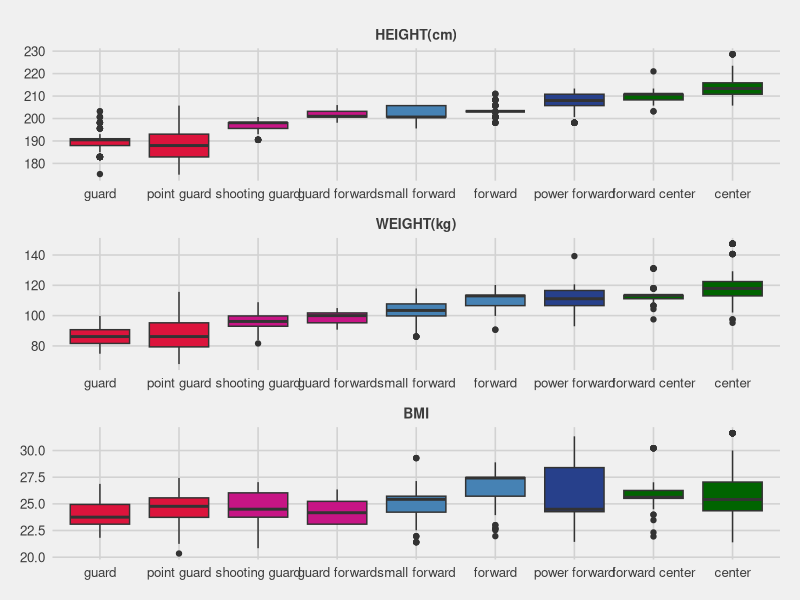
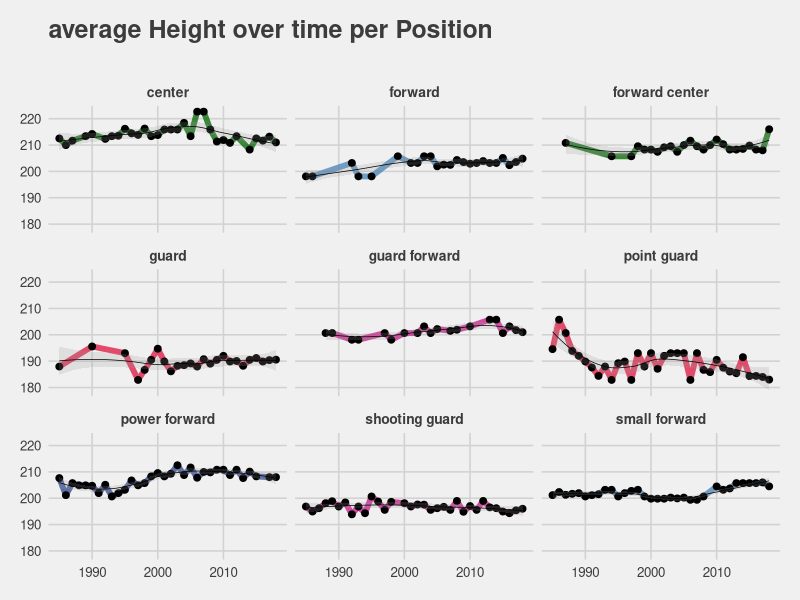

Recreate these plots in R, in order.
library(ggplot2)
library(dplyr)
library(gridExtra)
library(RColorBrewer)
library(grid)
library(ggthemes)
library(ggrepel)
library(reshape2)
library(lubridate)
library(viridis)

#df <- read.csv('../NBA_player_of_the_week.csv', sep=',', stringAsFactors=FALSE)
df<-read.csv('./NBA_player_of_the_week.csv', sep=',', stringsAsFactors=F)

east_teams <- (df %>% filter(Conference == 'East') %>% distinct(Team))$Team
west_teams <- (df %>% filter(Conference == 'West') %>% distinct(Team))$Team

missingConference <- function(conf, team){
  if(conf == ''){
    if(team %in% east_teams | team == 'Washington Bullets'){
      return('East')
    }
    else if(team %in% west_teams | team == 'Washington Bullets'){
      return('West')
    }
  }
  else{
    return(conf)
  }
}

df$Conference_2 <- mapply(missingConference, df$Conference, df$Team)

heightNum <- function(x){
  if(grepl('cm', x) == TRUE){
    return(as.numeric(gsub('cm', '', x)))
  }
  else{
    foot = as.numeric(strsplit(x, '-')[[1]][1])
    inches = as.numeric(strsplit(x, '-')[[1]][2])
    return((foot * 12 + inches) * 2.54)
  }
}

weightNum <- function(x){
  if(grepl('kg', x) == TRUE){
    return(as.numeric(gsub('kg', '', x)))
  }
  else{
    return(as.numeric(x) * 0.453592)
  }
}

df$Height2 <- sapply(df$Height, heightNum)
df$Weight2 <- sapply(df$Weight, weightNum)
df$BMI <- df$Weight2 / ((df$Height2 / 100) * (df$Height2 / 100))


pos <- c("PG", "SG", "F", "C", "SF", "PF", "G", "FC", "GF", "F-C", "G-F")
posNames <- c("point guard","shooting guard","forward","center","small forward","power forward", "guard", "forward center","guard forward", "forward center", "guard forward")

df$position_name <- sapply(df$Position, function(x) posNames[match(x, pos)])

names <- c('guard','point guard','shooting guard','guard forward','forward','small forward','power forward','center','forward center')
colors <- c('#DC143C','#DC143C','#C71585','#C71585','#4682B4','#4682B4','#27408B','#006400','#006400')
COLOR <- data.frame(position_name = names, colors)
COLOR$position_name <- as.character(COLOR$position_name)

date <- function(x){
  current_date <- strsplit(x, ',')[[1]]
  current_year <- trimws(current_date[2])
  current_month <- match(strsplit(current_date[1], ' ')[[1]][1], month.abb)
  current_day <- strsplit(current_date[1], ' ')[[1]][2]
  return(paste0(current_year, '-', current_month, '-', current_day))
}

df$Date2 <- sapply(df$Date, date)
df$Date2 <- as.Date(df$Date2)
df$week <- as.integer(format(df$Date2, "%W")) + 1
df$day <- factor(weekdays(df$Date2, T), levels = rev(c("Mon", "Tue", "Wed", "Thu", "Fri", "Sat", "Sun")))
df$month_num <- month(df$Date2)
df$month_name <- sapply(df$month_num, function(x) month.abb[x])

left_join(df %>% rename('HEIGHT(cm)' = Height2,
                        'WEIGHT(kg)' = Weight2) %>%
            select(position_name, 'HEIGHT(cm)', 'WEIGHT(kg)', BMI) %>%
            group_by(position_name) %>%
            reshape2::melt(id='position_name'),
          COLOR, by='position_name') %>%
  ggplot(aes(x = reorder(position_name, value, FUN = mean), y = value)) + 
  geom_boxplot(aes(fill = colors)) +
  theme_fivethirtyeight(12) +
  theme(legend.position = 'None',
        strip.text = element_text(size = 10, face = 'bold')) +
  scale_fill_identity() + facet_wrap(~variable, ncol = 1, scales = 'free')

left_join(
  df %>% group_by(Season.short, position_name) %>% summarise(meanHeight = mean(Height2)), 
  COLOR, by='position_name') %>% 
  ggplot(aes(x=Season.short, y= meanHeight, group=position_name)) + 
  geom_line(aes(color=colors),alpha=.75, size=2) + geom_point(size=2) + 
  theme_fivethirtyeight(12) +
  geom_smooth(aes(group=position_name),
              method='loess',alpha=.2,color='black',size=.25) +
  facet_wrap(~position_name) + scale_color_identity() +
  theme(strip.text = element_text(size = 10, face="bold")) + 
  labs(title='average Height over time per Position',
       subtitle='')





